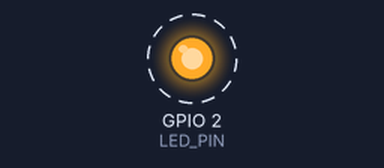
Bench run of a sketch on a simulated ESP32. Parts: output pins drawn as LEDs (lit = HIGH). Dashed ring = blinking.

Above: at 0.2 s.
Timing chart, 0 to 5.8 s (numbered marks = the images above):
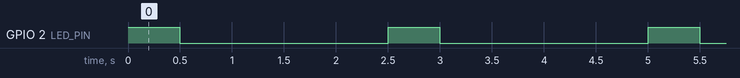

The sketch:

Lab1_LEDStatus.ino
```cpp
#include "pins_config.h"
void setup() {
  // put your setup code here, to run once:
  pinMode(LED_PIN, OUTPUT);

}

void loop() {
  // put your main code here, to run repeatedly:
  digitalWrite(LED_PIN, HIGH);
  delay(500);
  digitalWrite(LED_PIN, LOW);
  delay(2000);

}
```

pins_config.h
```cpp
#pragma once
// ---------- Onboard ----------
#define LED_PIN       2
// ---------- Relay Output (Active LOW) ----------
#define RELAY1_PIN   17
#define RELAY2_PIN   16
#define RELAY3_PIN    4

#define RELAY_ON     LOW
#define RELAY_OFF    HIGH

// ---------- Push Button (Active LOW) ----------
#define SW1_PIN      34   // input-only, ใช้ pull-up ภายนอกบนบอร์ด
#define SW2_PIN      35   // input-only, ใช้ pull-up ภายนอกบนบอร์ด
#define SW3_PIN      32   // ใช้ INPUT_PULLUP ได้, ใช้ pull-up ภายนอกบนบอร์ด

// ---------- Opto-isolated Input (Active LOW) ----------
#define ISO1_PIN     33   // เทอร์มินัล IN1
#define ISO2_PIN     27   // เทอร์มินัล IN2

// ---------- Sensor ----------
#define DHT_PIN      15
#define DHT_TYPE     DHT11   // เปลี่ยนเป็น DHT22 ถ้าใช้รุ่น 22

// ---------- LDR : ใช้เป็น Digital Input ----------
#define LDR_PIN      14
#define LDR_DARK     HIGH    // สถานะตอน "มืด" —
#define LDR_STABLE_MS 3000   // ต้องนิ่งกี่ ms ถึงจะยอมรับว่าเปลี่ยนสถานะจริง


// ---------- I2C OLED ----------
#define I2C_SDA      21
#define I2C_SCL      22
#define OLED_ADDR    0x3C
#define OLED_WIDTH  128
#define OLED_HEIGHT  64

// ---------- RS485 (ใช้ Serial0 — ชนกับ USB debug) ----------
#define RS485_SERIAL Serial
#define RS485_BAUD   9600
```

Measured:
- by itself, GPIO 2 (LED_PIN): alternates HIGH for 0.50 s and LOW for 2.0 s
